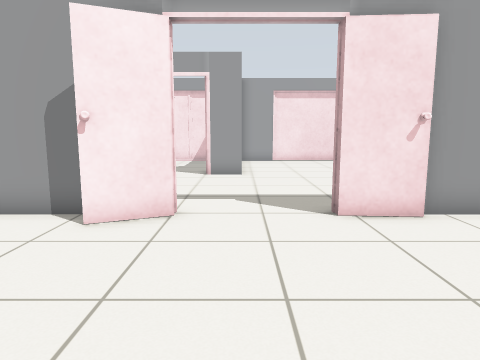
View 1 (above)

20 first-person views from a walk through a world built for the Gazebo simulator. The camera is 0.9 m above the floor, tilts 8° down and sees 70° across. The floor is counted in squares, 0.5 m on a side. Each view is taken from the middle of a square. On the plan, view 1 faces up. The plan holds only what a view shows up to about 17 squares ahead; the rest is blank.

View 2
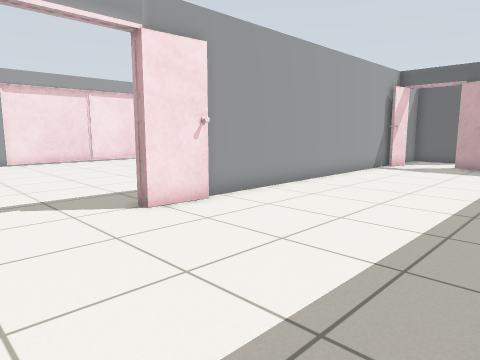

View 3
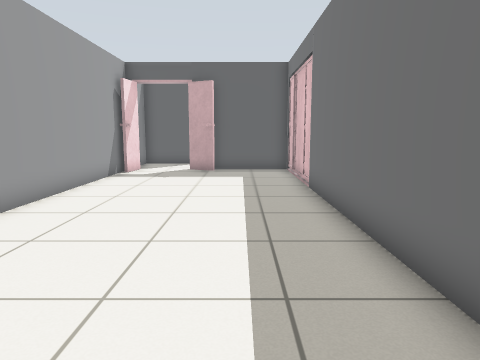

View 4
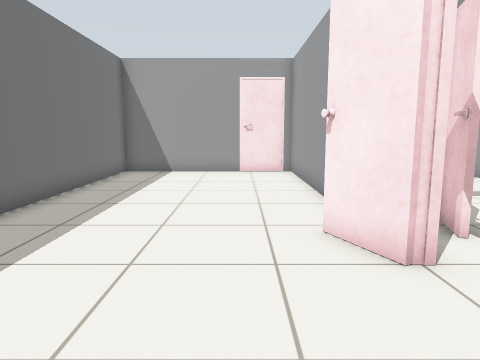

View 5
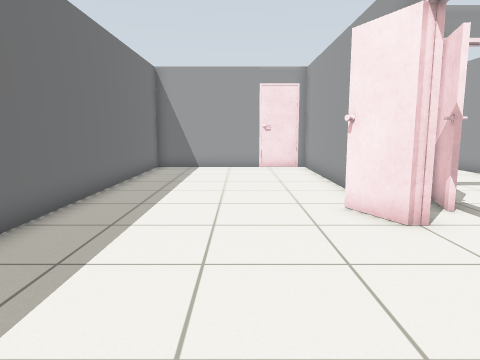

View 6
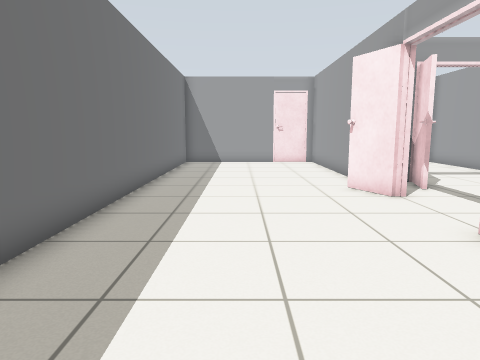

View 7
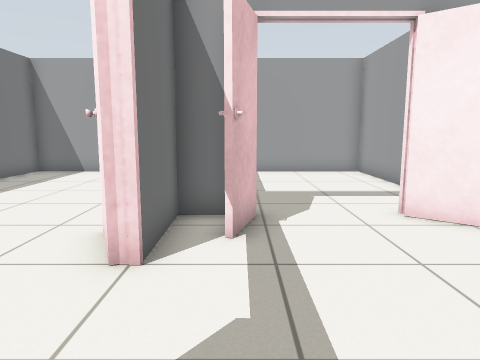

View 8
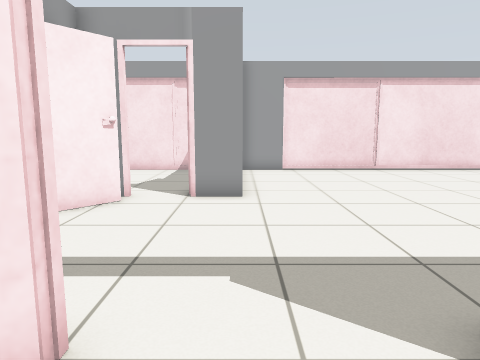

View 9
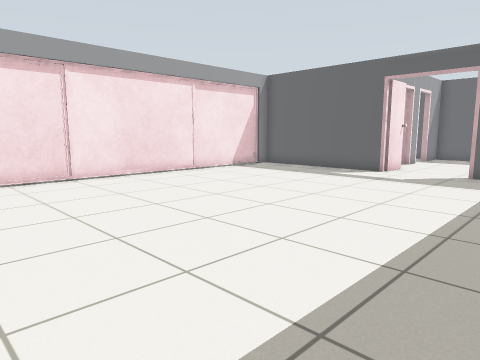

View 10
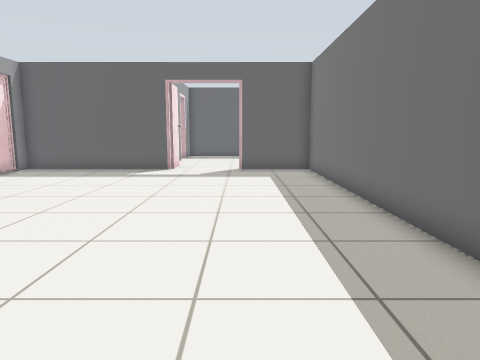

View 11
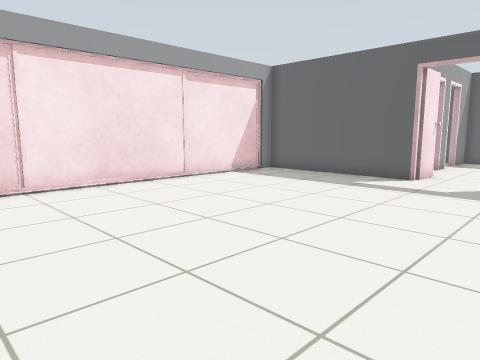

View 12
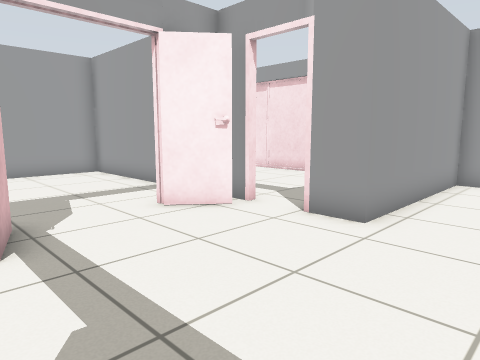

View 13
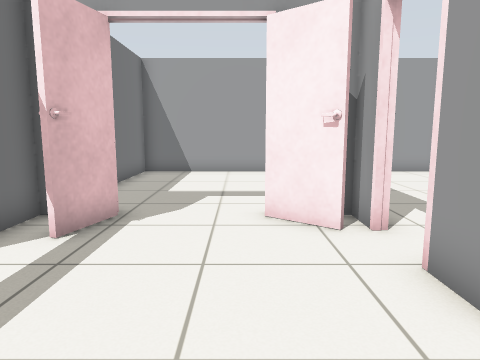

View 14
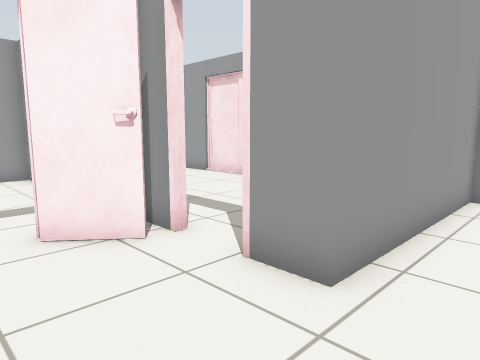

View 15
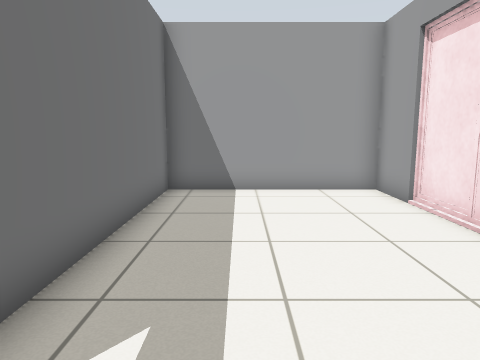

View 16
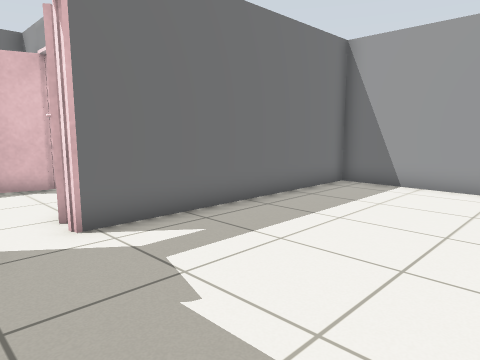

View 17
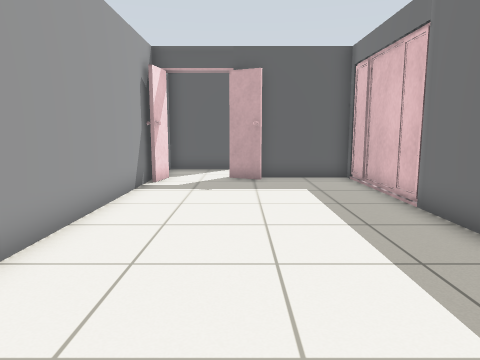

View 18
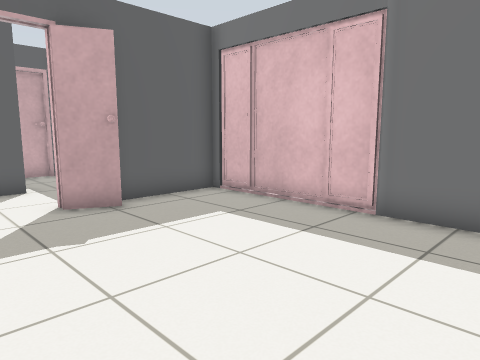

View 19
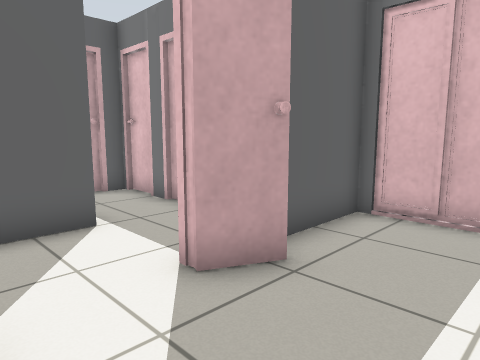

View 20
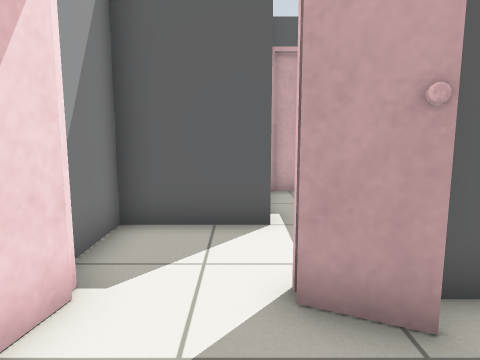

### Floor plan
Points are (right, up) in squares from view 1. A wall is a line through its corners. A room is listed if a view was taken in it or the views show most of it. See-through windows are left out.
Room 1 (views 1, 2, 3, 4, 5, 6, 8, 17, 18, 19, 20)
walls: (4, 7.1) (2.1, 7.2); (-1.4, 7.2) (-3.1, 6.5); (-3.4, 7.3) (-12.6, 7.3) (-12.6, -0.2) (17.5, -0.2) (17.5, 3.2); (16.8, 3.1) (17.4, 4.5); (17, 7.3) (4, 7.3); (17.5, 6.8) (16.1, 7)
ways out: opening at (0.5, 7) to room 2; opening at (17.5, 5.5)
Room 2 (views 7, 9, 10, 11, 12, 13, 14)
walls: (5.5, 7.6) (17.5, 7.6) (17.5, 11.1); (2.1, 7.2) (2.1, 7.8); (18.4, 14.2) (17.5, 14.2) (17.5, 21.4) (0.1, 21.4) (0.1, 14.4) (-1.5, 14.4); (-3, 14.4) (-4.4, 14.4); (-3.3, 14) (-3.1, 13.8) (-4.2, 12.5); (-4.3, 9.4) (-2.6, 8.9) (-2.7, 8.8); (-4.3, 7.6) (-1.4, 7.6) (-1.4, 7.2)
ways out: opening at (0.5, 7) to room 1; opening at (-2.5, 15) to room 3; opening at (-4, 11) to room 4; opening at (18, 13)
Room 3 (views 15, 16)
walls: (-2.4, 21.4) (-12.6, 21.4) (-12.6, 14.7) (-3, 14.7)
ways out: opening at (-2.5, 15) to room 2
Room 4 (no view inside)
walls: (-7.6, 14.4) (-12.6, 14.4) (-12.6, 7.6) (-9, 7.6)
ways out: opening at (-4, 11) to room 2

Where each view was taken, in squares from view 1:
view 1: 0 up, 0 right, facing up
view 2: 0 up, 2 left, facing up-right
view 3: 2 up, 1 right, facing right
view 4: 5 up, 3 right, facing left
view 5: 4 up, 5 right, facing left
view 6: 3 up, 8 right, facing left
view 7: 9 up, 3 right, facing left
view 8: 5 up, 0 right, facing up
view 9: 8 up, 2 right, facing up-right
view 10: 11 up, 1 right, facing right
view 11: 10 up, 4 right, facing up-right
view 12: 8 up, 3 right, facing up-left
view 13: 12 up, 3 right, facing left
view 14: 11 up, 2 right, facing up-left
view 15: 17 up, 2 left, facing left
view 16: 21 up, 1 left, facing down-left
view 17: 4 up, 4 right, facing right
view 18: 7 up, 9 right, facing down-right
view 19: 7 up, 14 right, facing down-right
view 20: 5 up, 14 right, facing right
